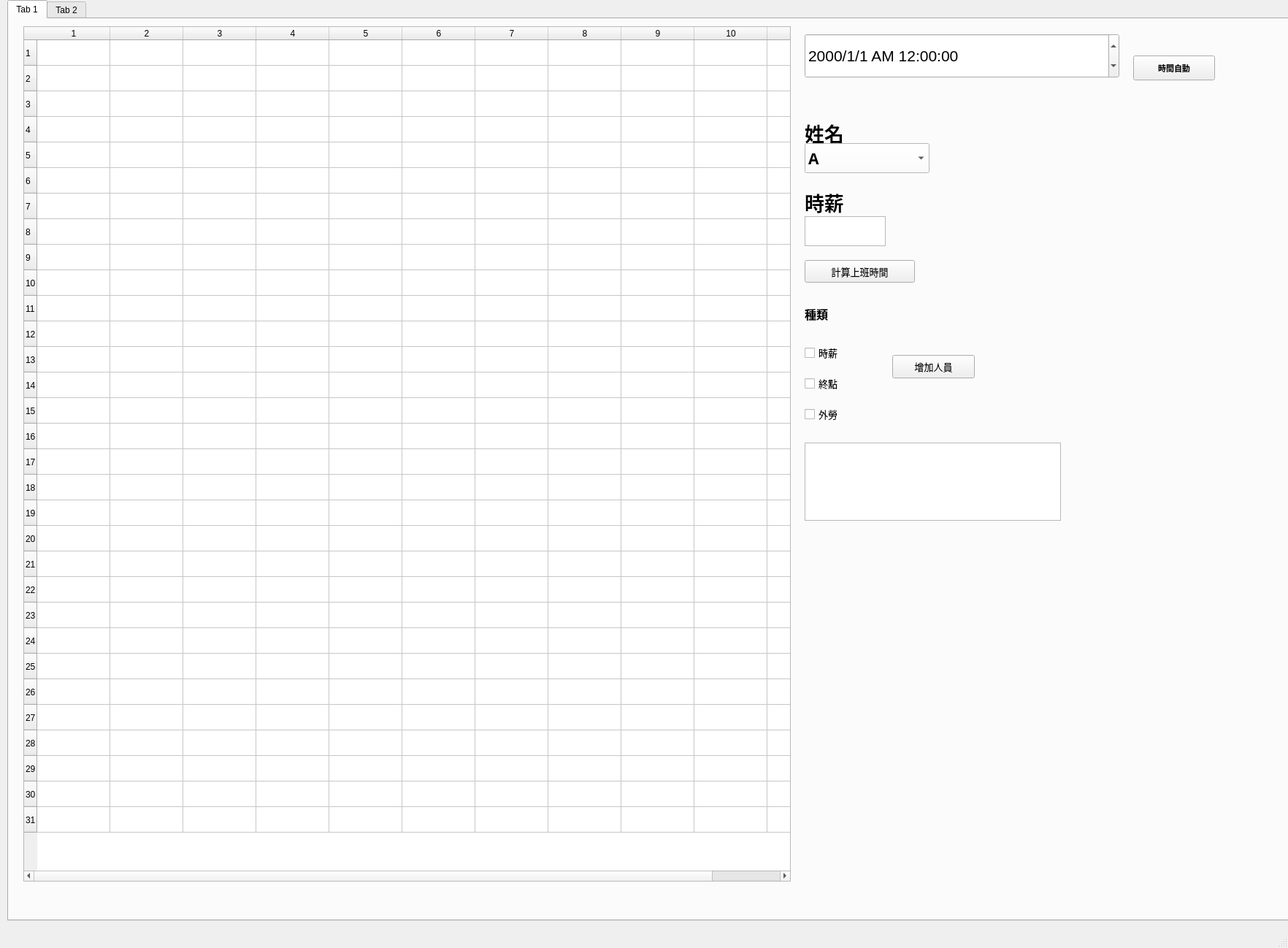
<?xml version="1.0" encoding="UTF-8"?>
<ui version="4.0">
 <class>MainWindow</class>
 <widget class="QMainWindow" name="MainWindow">
  <property name="geometry">
   <rect>
    <x>0</x>
    <y>0</y>
    <width>1764</width>
    <height>1298</height>
   </rect>
  </property>
  <property name="windowTitle">
   <string>MainWindow</string>
  </property>
  <widget class="QWidget" name="centralwidget">
   <widget class="QTabWidget" name="tabWidget">
    <property name="geometry">
     <rect>
      <x>10</x>
      <y>0</y>
      <width>1761</width>
      <height>1261</height>
     </rect>
    </property>
    <property name="currentIndex">
     <number>0</number>
    </property>
    <widget class="QWidget" name="tab">
     <attribute name="title">
      <string>Tab 1</string>
     </attribute>
     <widget class="QPushButton" name="pushButton_addMember">
      <property name="geometry">
       <rect>
        <x>1210</x>
        <y>460</y>
        <width>113</width>
        <height>32</height>
       </rect>
      </property>
      <property name="font">
       <font>
        <family>新細明體</family>
        <pointsize>10</pointsize>
       </font>
      </property>
      <property name="text">
       <string>增加人員</string>
      </property>
     </widget>
     <widget class="QLabel" name="label_3">
      <property name="geometry">
       <rect>
        <x>1090</x>
        <y>230</y>
        <width>81</width>
        <height>41</height>
       </rect>
      </property>
      <property name="font">
       <font>
        <family>標楷體</family>
        <pointsize>20</pointsize>
        <weight>75</weight>
        <bold>true</bold>
       </font>
      </property>
      <property name="text">
       <string>時薪</string>
      </property>
     </widget>
     <widget class="QTextEdit" name="textEdit_2">
      <property name="geometry">
       <rect>
        <x>1090</x>
        <y>270</y>
        <width>111</width>
        <height>41</height>
       </rect>
      </property>
      <property name="font">
       <font>
        <family>Calibri</family>
        <pointsize>14</pointsize>
        <weight>75</weight>
        <bold>true</bold>
       </font>
      </property>
     </widget>
     <widget class="QLabel" name="label">
      <property name="geometry">
       <rect>
        <x>1090</x>
        <y>140</y>
        <width>91</width>
        <height>31</height>
       </rect>
      </property>
      <property name="font">
       <font>
        <family>標楷體</family>
        <pointsize>20</pointsize>
        <weight>75</weight>
        <bold>true</bold>
       </font>
      </property>
      <property name="text">
       <string>姓名</string>
      </property>
     </widget>
     <widget class="QLabel" name="label_2">
      <property name="geometry">
       <rect>
        <x>1090</x>
        <y>388</y>
        <width>81</width>
        <height>31</height>
       </rect>
      </property>
      <property name="font">
       <font>
        <family>Agency FB</family>
        <pointsize>12</pointsize>
        <weight>75</weight>
        <bold>true</bold>
       </font>
      </property>
      <property name="text">
       <string>種類</string>
      </property>
     </widget>
     <widget class="QTableWidget" name="tableWidget">
      <property name="geometry">
       <rect>
        <x>20</x>
        <y>10</y>
        <width>1051</width>
        <height>1171</height>
       </rect>
      </property>
      <property name="sizePolicy">
       <sizepolicy hsizetype="Expanding" vsizetype="Expanding">
        <horstretch>0</horstretch>
        <verstretch>0</verstretch>
       </sizepolicy>
      </property>
      <property name="textElideMode">
       <enum>Qt::ElideRight</enum>
      </property>
      <property name="showGrid">
       <bool>true</bool>
      </property>
      <property name="sortingEnabled">
       <bool>false</bool>
      </property>
      <property name="wordWrap">
       <bool>true</bool>
      </property>
      <property name="rowCount">
       <number>31</number>
      </property>
      <property name="columnCount">
       <number>11</number>
      </property>
      <attribute name="horizontalHeaderCascadingSectionResizes">
       <bool>false</bool>
      </attribute>
      <attribute name="horizontalHeaderDefaultSectionSize">
       <number>100</number>
      </attribute>
      <attribute name="horizontalHeaderHighlightSections">
       <bool>false</bool>
      </attribute>
      <attribute name="horizontalHeaderMinimumSectionSize">
       <number>18</number>
      </attribute>
      <attribute name="verticalHeaderDefaultSectionSize">
       <number>35</number>
      </attribute>
      <row/>
      <row/>
      <row/>
      <row/>
      <row/>
      <row/>
      <row/>
      <row/>
      <row/>
      <row/>
      <row/>
      <row/>
      <row/>
      <row/>
      <row/>
      <row/>
      <row/>
      <row/>
      <row/>
      <row/>
      <row/>
      <row/>
      <row/>
      <row/>
      <row/>
      <row/>
      <row/>
      <row/>
      <row/>
      <row/>
      <row/>
      <column/>
      <column/>
      <column/>
      <column/>
      <column/>
      <column/>
      <column/>
      <column/>
      <column/>
      <column/>
      <column/>
      <item row="0" column="0">
       <property name="text">
        <string/>
       </property>
       <property name="font">
        <font>
         <pointsize>10</pointsize>
        </font>
       </property>
       <property name="textAlignment">
        <set>AlignCenter</set>
       </property>
      </item>
     </widget>
     <widget class="QComboBox" name="comboBox">
      <property name="geometry">
       <rect>
        <x>1090</x>
        <y>170</y>
        <width>171</width>
        <height>41</height>
       </rect>
      </property>
      <property name="font">
       <font>
        <family>標楷體</family>
        <pointsize>16</pointsize>
        <weight>75</weight>
        <bold>true</bold>
       </font>
      </property>
      <property name="layoutDirection">
       <enum>Qt::LeftToRight</enum>
      </property>
      <property name="styleSheet">
       <string notr="true">background-color: rgb(255, 255, 255);

</string>
      </property>
      <property name="editable">
       <bool>false</bool>
      </property>
      <property name="duplicatesEnabled">
       <bool>false</bool>
      </property>
      <property name="frame">
       <bool>true</bool>
      </property>
      <item>
       <property name="text">
        <string>A</string>
       </property>
      </item>
      <item>
       <property name="text">
        <string>B</string>
       </property>
      </item>
      <item>
       <property name="text">
        <string>C</string>
       </property>
      </item>
      <item>
       <property name="text">
        <string>D</string>
       </property>
      </item>
      <item>
       <property name="text">
        <string>E</string>
       </property>
      </item>
     </widget>
     <widget class="QPushButton" name="pushButton_2">
      <property name="geometry">
       <rect>
        <x>1090</x>
        <y>330</y>
        <width>151</width>
        <height>31</height>
       </rect>
      </property>
      <property name="font">
       <font>
        <family>新細明體</family>
        <pointsize>10</pointsize>
        <weight>50</weight>
        <bold>false</bold>
       </font>
      </property>
      <property name="text">
       <string>計算上班時間</string>
      </property>
     </widget>
     <widget class="QWidget" name="layoutWidget">
      <property name="geometry">
       <rect>
        <x>1090</x>
        <y>434</y>
        <width>111</width>
        <height>131</height>
       </rect>
      </property>
      <layout class="QVBoxLayout" name="verticalLayout">
       <item>
        <widget class="QCheckBox" name="checkBox">
         <property name="font">
          <font>
           <family>Agency FB</family>
           <pointsize>10</pointsize>
          </font>
         </property>
         <property name="text">
          <string>時薪</string>
         </property>
        </widget>
       </item>
       <item>
        <widget class="QCheckBox" name="checkBox_2">
         <property name="font">
          <font>
           <family>Agency FB</family>
           <pointsize>10</pointsize>
          </font>
         </property>
         <property name="text">
          <string>終點</string>
         </property>
        </widget>
       </item>
       <item>
        <widget class="QCheckBox" name="checkBox_3">
         <property name="font">
          <font>
           <family>Agency FB</family>
           <pointsize>10</pointsize>
          </font>
         </property>
         <property name="text">
          <string>外勞</string>
         </property>
        </widget>
       </item>
      </layout>
     </widget>
     <widget class="QTextEdit" name="textEdit_Status">
      <property name="geometry">
       <rect>
        <x>1090</x>
        <y>580</y>
        <width>351</width>
        <height>107</height>
       </rect>
      </property>
      <property name="font">
       <font>
        <family>Agency FB</family>
        <pointsize>16</pointsize>
        <weight>75</weight>
        <bold>true</bold>
       </font>
      </property>
     </widget>
     <widget class="QPushButton" name="pushButton_autoTime">
      <property name="geometry">
       <rect>
        <x>1540</x>
        <y>50</y>
        <width>112</width>
        <height>34</height>
       </rect>
      </property>
      <property name="font">
       <font>
        <family>Agency FB</family>
        <pointsize>8</pointsize>
        <weight>75</weight>
        <bold>true</bold>
       </font>
      </property>
      <property name="text">
       <string>時間自動</string>
      </property>
     </widget>
     <widget class="QSplitter" name="splitter">
      <property name="geometry">
       <rect>
        <x>1090</x>
        <y>20</y>
        <width>431</width>
        <height>61</height>
       </rect>
      </property>
      <property name="font">
       <font>
        <family>Arial</family>
        <pointsize>16</pointsize>
       </font>
      </property>
      <property name="orientation">
       <enum>Qt::Horizontal</enum>
      </property>
      <widget class="QDateTimeEdit" name="dateTimeEdit">
       <property name="displayFormat">
        <string>yyyy/M/d AP hh:mm:ss</string>
       </property>
      </widget>
     </widget>
    </widget>
    <widget class="QWidget" name="tab_2">
     <attribute name="title">
      <string>Tab 2</string>
     </attribute>
    </widget>
   </widget>
  </widget>
  <widget class="QMenuBar" name="menubar">
   <property name="geometry">
    <rect>
     <x>0</x>
     <y>0</y>
     <width>1764</width>
     <height>29</height>
    </rect>
   </property>
  </widget>
  <widget class="QStatusBar" name="statusbar"/>
 </widget>
 <resources/>
 <connections/>
</ui>
